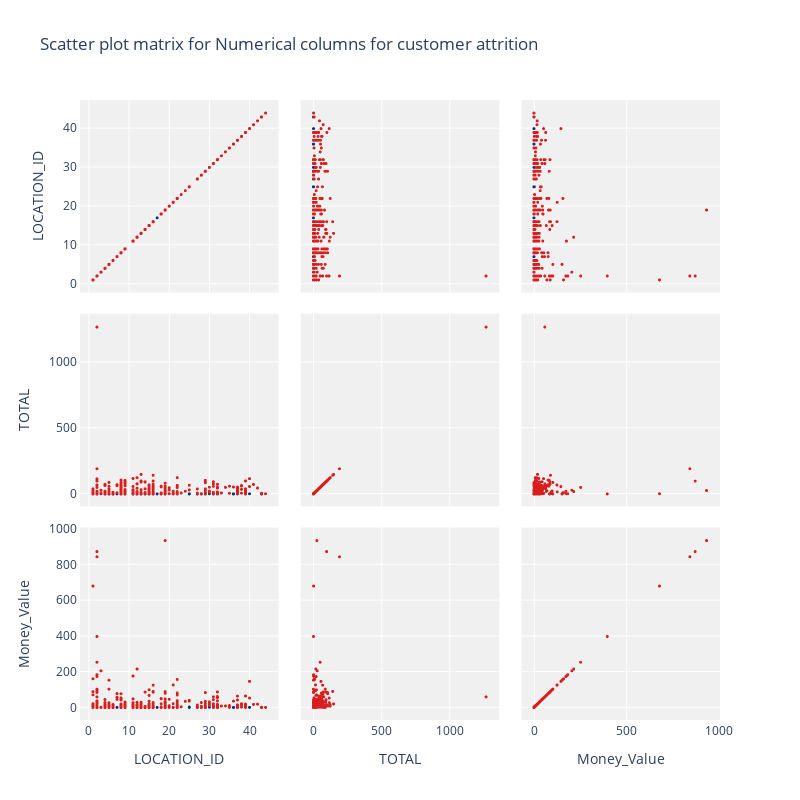

The cell this chart's notebook holds for it:
### Code cell
#function  for scatter plot matrix  for numerical columns in data
def scatter_matrix(df)  :
    
    df  = df.sort_values(by = "Risk" ,ascending = True)
    classes = df["Risk"].unique().tolist()
    classes
    
    class_code  = {classes[k] : k for k in range(2)}
    class_code

    color_vals = [class_code[cl] for cl in df["Risk"]]
    color_vals

    pl_colorscale = "Portland"

    pl_colorscale

    text = [df.loc[k,"Risk"] for k in range(len(df))]
    text

    trace = go.Splom(dimensions = [dict(label  = "LOCATION_ID",
                                       values = df["LOCATION_ID"]),
                                  dict(label  = 'TOTAL',
                                       values = df['TOTAL']),
                                  dict(label  = 'Money_Value',
                                       values = df['Money_Value'])],
                     text = text,
                     marker = dict(color = color_vals,
                                   colorscale = pl_colorscale,
                                   size = 3,
                                   showscale = False,
                                   line = dict(width = .1,
                                               color='rgb(230,230,230)'
                                              )
                                  )
                    )
    axis = dict(showline  = True,
                zeroline  = False,
                gridcolor = "#fff",
                ticklen   = 4
               )
    
    layout = go.Layout(dict(title  = 
                            "Scatter plot matrix for Numerical columns for customer attrition",
                            autosize = False,
                            height = 800,
                            width  = 800,
                            dragmode = "select",
                            hovermode = "closest",
                            plot_bgcolor  = 'rgba(240,240,240, 0.95)',
                            xaxis1 = dict(axis),
                            yaxis1 = dict(axis),
                            xaxis2 = dict(axis),
                            yaxis2 = dict(axis),
                            xaxis3 = dict(axis),
                            yaxis3 = dict(axis),
                           )
                      )
    data   = [trace]
    fig = go.Figure(data = data,layout = layout )
    py.iplot(fig)

#for all categorical columns plot pie
##

#for all categorical columns plot histogram    
#for i in num_cols :
#    histogram(i)

#scatter plot matrix
scatter_matrix(data_set)

### Figure 1 — Plotly figure (JSON) as saved in the notebook; plotly's stock layout.template omitted (floating-point values rounded to 4 significant figures; data arrays with more than 128 entries replaced by an {"elided": "..."} marker saying what was removed)
{"data": [{"dimensions": [{"label": "LOCATION_ID", "values": {"elided": "776 str values"}}, {"label": "TOTAL", "values": {"elided": "776 float values"}}, {"label": "Money_Value", "values": {"elided": "776 float values"}}], "marker": {"color": {"elided": "776 int values"}, "colorscale": [[0, "rgb(12,51,131)"], [0.25, "rgb(10,136,186)"], [0.5, "rgb(242,211,56)"], [0.75, "rgb(242,143,56)"], [1, "rgb(217,30,30)"]], "line": {"color": "rgb(230,230,230)", "width": 0.1}, "showscale": false, "size": 3}, "text": {"elided": "776 str values"}, "type": "splom"}], "layout": {"autosize": false, "dragmode": "select", "height": 800, "hovermode": "closest", "plot_bgcolor": "rgba(240,240,240, 0.95)", "title": {"text": "Scatter plot matrix for Numerical columns for customer attrition"}, "width": 800, "xaxis": {"gridcolor": "#fff", "showline": true, "ticklen": 4, "zeroline": false}, "xaxis2": {"gridcolor": "#fff", "showline": true, "ticklen": 4, "zeroline": false}, "xaxis3": {"gridcolor": "#fff", "showline": true, "ticklen": 4, "zeroline": false}, "yaxis": {"gridcolor": "#fff", "showline": true, "ticklen": 4, "zeroline": false}, "yaxis2": {"gridcolor": "#fff", "showline": true, "ticklen": 4, "zeroline": false}, "yaxis3": {"gridcolor": "#fff", "showline": true, "ticklen": 4, "zeroline": false}}}
